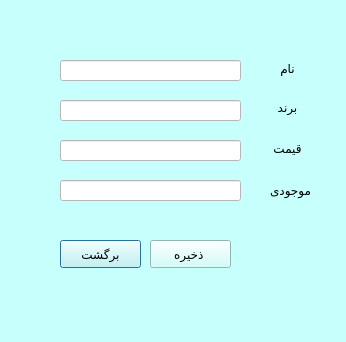
<?xml version="1.0" encoding="UTF-8"?>
<ui version="4.0">
 <class>Dialog</class>
 <widget class="QDialog" name="Dialog">
  <property name="geometry">
   <rect>
    <x>0</x>
    <y>0</y>
    <width>346</width>
    <height>342</height>
   </rect>
  </property>
  <property name="font">
   <font>
    <pointsize>9</pointsize>
   </font>
  </property>
  <property name="windowTitle">
   <string>Dialog</string>
  </property>
  <property name="styleSheet">
   <string notr="true">background-color: rgb(198, 255, 252);</string>
  </property>
  <widget class="QPushButton" name="back_button">
   <property name="geometry">
    <rect>
     <x>60</x>
     <y>240</y>
     <width>81</width>
     <height>28</height>
    </rect>
   </property>
   <property name="text">
    <string>برگشت</string>
   </property>
  </widget>
  <widget class="QPushButton" name="save_button">
   <property name="geometry">
    <rect>
     <x>150</x>
     <y>240</y>
     <width>81</width>
     <height>28</height>
    </rect>
   </property>
   <property name="text">
    <string>ذخیره </string>
   </property>
  </widget>
  <widget class="QLineEdit" name="name_lineedit">
   <property name="geometry">
    <rect>
     <x>60</x>
     <y>60</y>
     <width>181</width>
     <height>21</height>
    </rect>
   </property>
   <property name="styleSheet">
    <string notr="true">background-color: rgb(255, 255, 255);</string>
   </property>
  </widget>
  <widget class="QLineEdit" name="brand_lineedit">
   <property name="geometry">
    <rect>
     <x>60</x>
     <y>100</y>
     <width>181</width>
     <height>21</height>
    </rect>
   </property>
   <property name="styleSheet">
    <string notr="true">background-color: rgb(255, 255, 255);</string>
   </property>
  </widget>
  <widget class="QLineEdit" name="money_lineedit">
   <property name="geometry">
    <rect>
     <x>60</x>
     <y>140</y>
     <width>181</width>
     <height>21</height>
    </rect>
   </property>
   <property name="styleSheet">
    <string notr="true">background-color: rgb(255, 255, 255);</string>
   </property>
  </widget>
  <widget class="QLineEdit" name="reamaining_lineedit">
   <property name="geometry">
    <rect>
     <x>60</x>
     <y>180</y>
     <width>181</width>
     <height>21</height>
    </rect>
   </property>
   <property name="styleSheet">
    <string notr="true">background-color: rgb(255, 255, 255);</string>
   </property>
  </widget>
  <widget class="QLabel" name="name_lable">
   <property name="geometry">
    <rect>
     <x>260</x>
     <y>60</y>
     <width>55</width>
     <height>16</height>
    </rect>
   </property>
   <property name="text">
    <string>نام</string>
   </property>
   <property name="alignment">
    <set>Qt::AlignCenter</set>
   </property>
  </widget>
  <widget class="QLabel" name="brand_lable">
   <property name="geometry">
    <rect>
     <x>260</x>
     <y>100</y>
     <width>55</width>
     <height>21</height>
    </rect>
   </property>
   <property name="text">
    <string>برند</string>
   </property>
   <property name="alignment">
    <set>Qt::AlignHCenter|Qt::AlignTop</set>
   </property>
  </widget>
  <widget class="QLabel" name="money_lable">
   <property name="geometry">
    <rect>
     <x>260</x>
     <y>140</y>
     <width>55</width>
     <height>16</height>
    </rect>
   </property>
   <property name="text">
    <string>قیمت</string>
   </property>
   <property name="alignment">
    <set>Qt::AlignCenter</set>
   </property>
  </widget>
  <widget class="QLabel" name="remainning_lable">
   <property name="geometry">
    <rect>
     <x>250</x>
     <y>180</y>
     <width>61</width>
     <height>20</height>
    </rect>
   </property>
   <property name="text">
    <string>موجودی</string>
   </property>
  </widget>
 </widget>
 <resources/>
 <connections/>
</ui>
